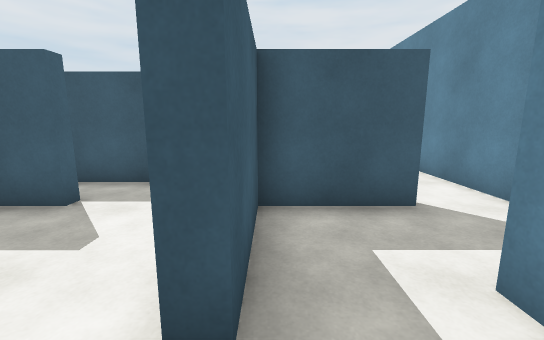
view 1 (above)

19 first-person views from a walk through a 3-D level made in the Unity game engine. The camera is 1.4 m above the floor, tilts 10° down and sees 90° across. The floor is counted in squares, 1 m on a side. Each view is taken from the middle of a square. On the plan, view 1 faces up. The plan holds only what a view shows up to about 13 squares ahead; the rest is blank. The place goes on beyond the plan. The player is left out.

view 2
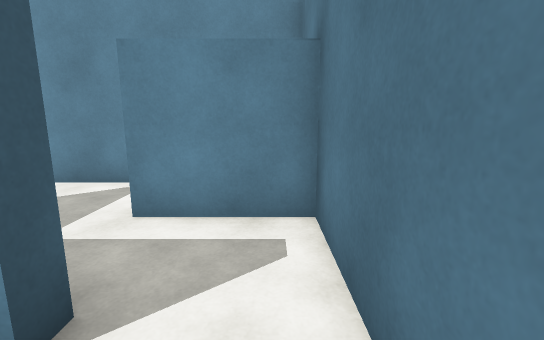

view 3
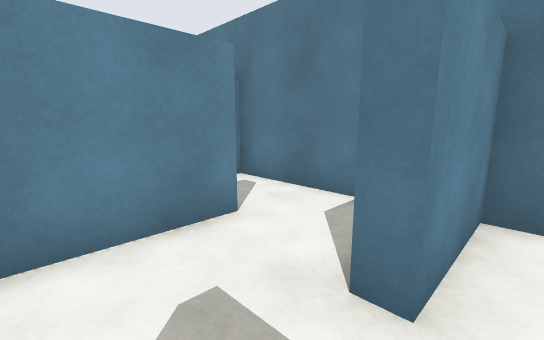

view 4
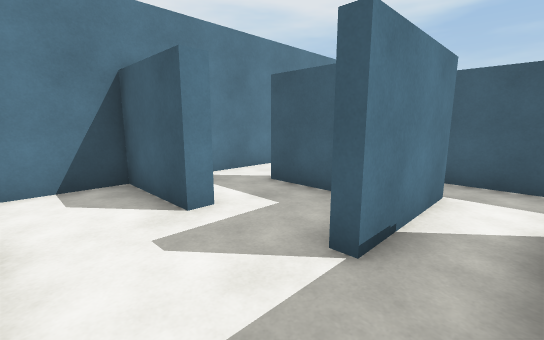

view 5
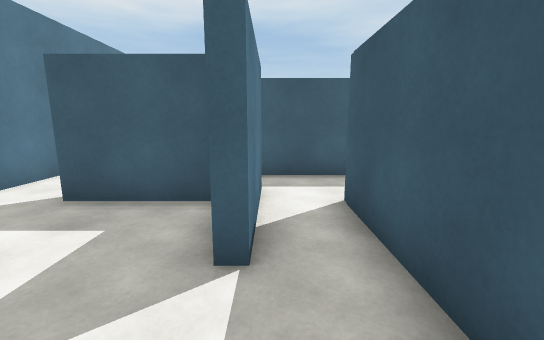

view 6
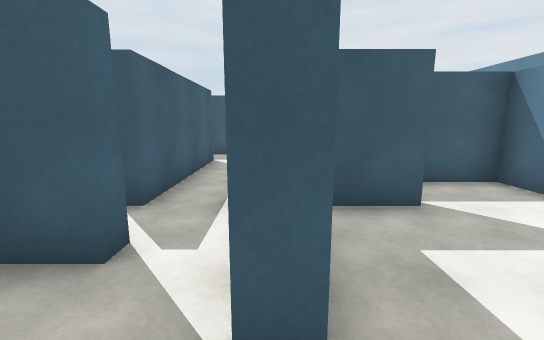

view 7
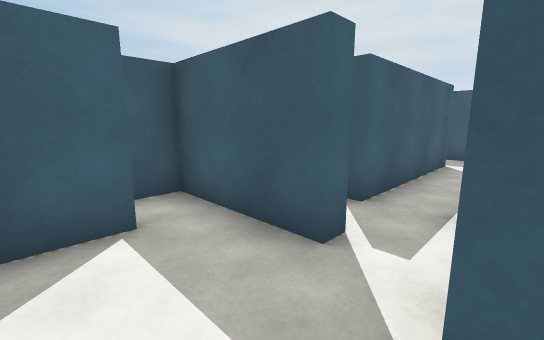

view 8
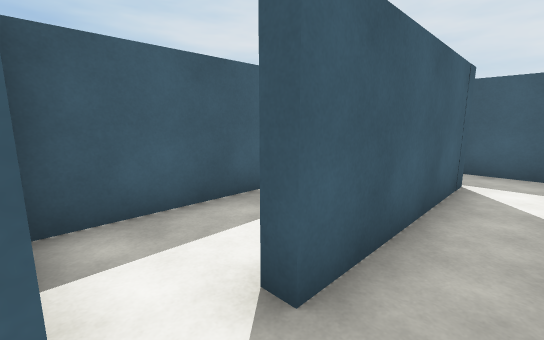

view 9
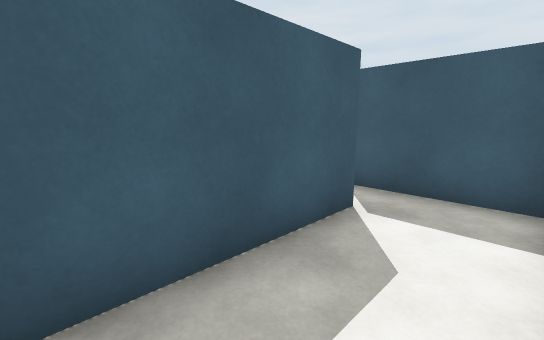

view 10
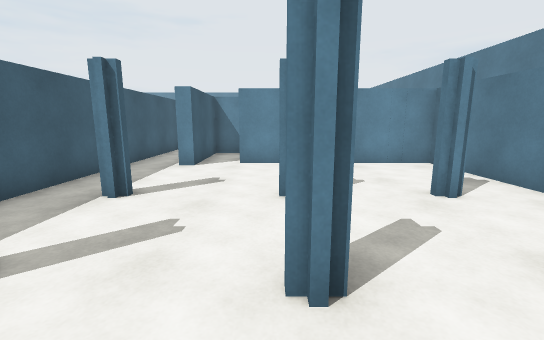

view 11
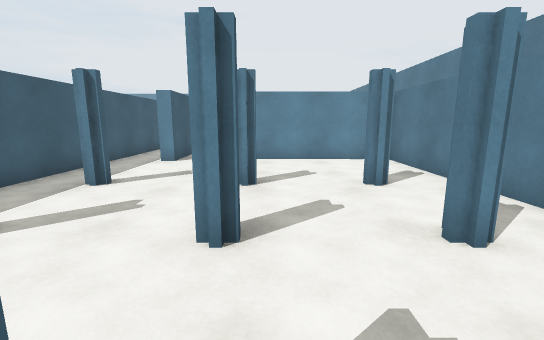

view 12
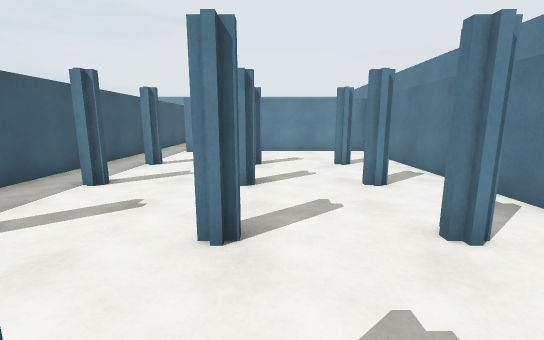

view 13
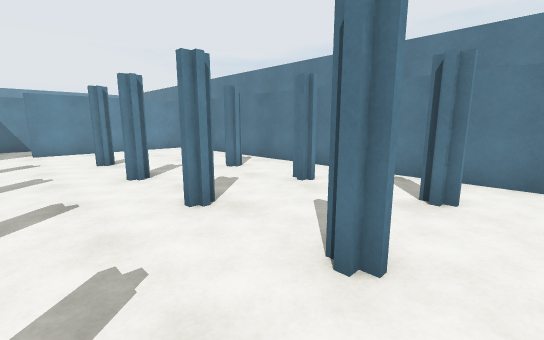

view 14
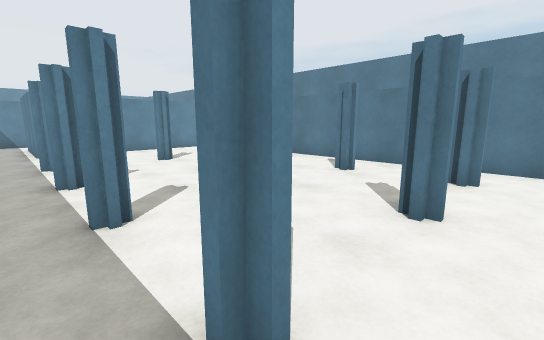

view 15
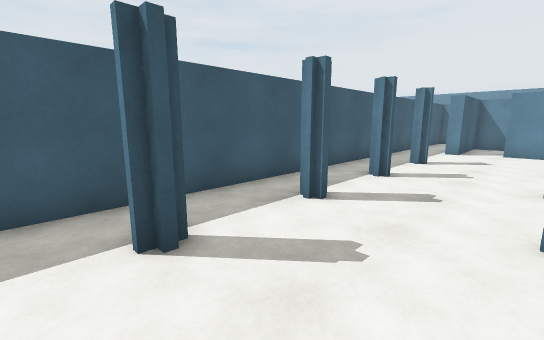

view 16
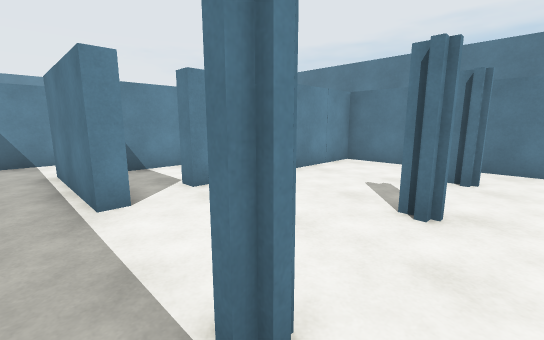

view 17
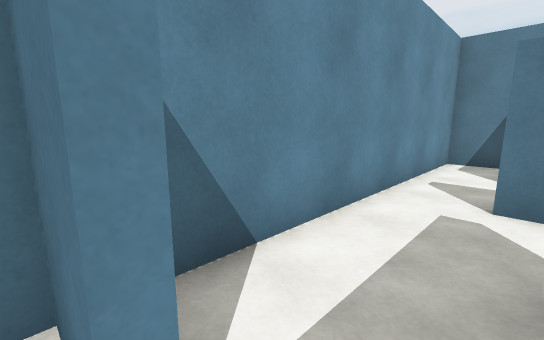

view 18
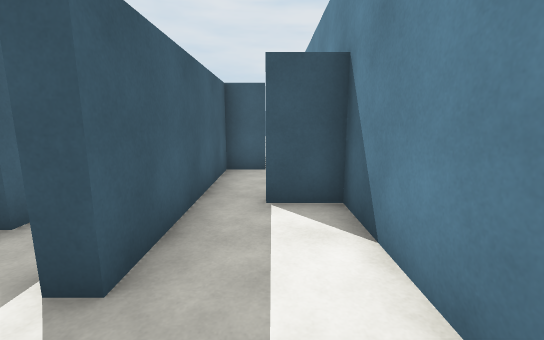

view 19
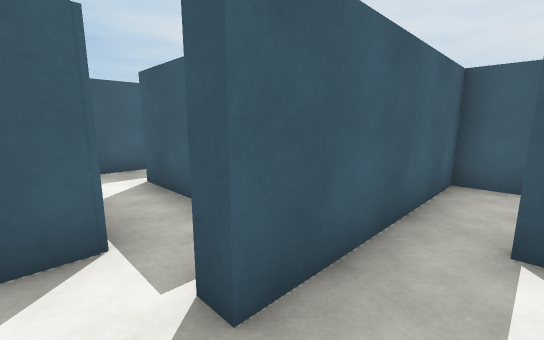

### Floor plan
Ten units are one square. View 1 is at (0, 0); x grows to the right and y downward. Boxes are objects, and circles mark ways between rooms. Rooms are numbered by the first view taken in them; rooms with no view inside come last. Other rooms are left out.
<svg viewBox="-266 -135 314 147">
<path fill="none" stroke="#000" d="M-5 7 19 7 19 -21M-30 -21 -30 7 -5 7M-2 -14 -7 -14 -7 -24M-35 -21 -30 -21M-57 -40 -57 -13M-7 -24 -7 -63 -59 -63M-68 -48 -35 -48 -35 -44 -50 -44M-82 -64 -82 -44M-57 -13 -62 -13M-64 7 -35 7 -35 -21M-77 -31 -77 -25M-82 -44 -86 -44M-86 -68 -86 -96 -122 -96M-117 -81 -112 -81 -112 -30M-190 -64 -190 -70M-190 -34 -190 -40M-219 -64 -219 -70M-160 -62 -160 -67 -155 -67M-190 -98 -190 -104M-219 -34 -219 -40M-160 -32 -160 -37 -155 -37M-160 -96 -160 -102M-219 -98 -219 -104M-249 -98 -249 -104M-122 -96 -122 -101M-261 -15 -117 -15 -117 -81M-124 -119 -261 -119M29 -99 43 -99M29 -130 16 -130 16 -95M25 -44 15 -44M28 7 43 7 43 -54M19 -48 25 -48M-2 -68 -2 -59M16 -95 16 -70 11 -70M43 -54 43 -96 29 -96M-69 -119 -124 -119M-122 -101 -82 -101 -82 -64M-58 -98 -58 -111M-77 -25 -112 -25 -112 -15M-81 7 -64 7M-97 -12 -97 1M15 -44 -2 -44 -2 -14"/>
<circle cx="0" cy="-5" r="3" fill="#2a7"/>
<circle cx="10" cy="-20" r="3" fill="#2a7"/>
<circle cx="-15" cy="-20" r="3" fill="#2a7"/>
<circle cx="-45" cy="-20" r="3" fill="#2a7"/>
<circle cx="-70" cy="-50" r="3" fill="#2a7"/>
<circle cx="-70" cy="-60" r="3" fill="#2a7"/>
<circle cx="-60" cy="-5" r="3" fill="#2a7"/>
<circle cx="-80" cy="-40" r="3" fill="#2a7"/>
<circle cx="-70" cy="-30" r="3" fill="#2a7"/>
<circle cx="-110" cy="-90" r="3" fill="#2a7"/>
<circle cx="-120" cy="-110" r="3" fill="#2a7"/>
<circle cx="20" cy="-100" r="3" fill="#2a7"/>
<circle cx="30" cy="-50" r="3" fill="#2a7"/>
<circle cx="20" cy="-35" r="3" fill="#2a7"/>
<text x="0" y="-10">1</text>
<text x="-20" y="-10">2</text>
<text x="-30" y="-40">3</text>
<text x="-50" y="-10">4</text>
<text x="-70" y="-40">5</text>
<text x="-100" y="-70">6</text>
<text x="-190" y="-60">7</text>
<text x="20" y="-110">8</text>
<text x="30" y="-30">9</text>
<text x="20" y="-70">10</text>
<text x="-90" y="-110">11</text>
<text x="-80" y="-10">12</text>
<text x="10" y="-30">13</text>
</svg>
Room 1 opens to room 2. Room 1 opens to room 13. Room 2 opens to room 3. Room 3 opens to room 4. Room 3 opens to room 5. Room 3 opens to room 11. Room 4 opens to room 12. Room 5 opens to room 6. Room 5 opens to room 12. Room 6 opens to room 7. Room 7 opens to room 11. Room 8 opens to room 10. Room 9 opens to room 10. Room 9 opens to room 13.

Where each view was taken, in squares from view 1:
view 1: 0 up, 0 right, facing up
view 2: 0 up, 2 left, facing right
view 3: 4 up, 4 left, facing down-right
view 4: 6 up, 1 left, facing down-left
view 5: 5 up, 1 left, facing left
view 6: 0 up, 6 left, facing up
view 7: 0 up, 6 left, facing up-left
view 8: 3 up, 7 left, facing up-left
view 9: 4 up, 9 left, facing up-left
view 10: 7 up, 21 left, facing right
view 11: 6 up, 22 left, facing right
view 12: 6 up, 25 left, facing right
view 13: 9 up, 26 left, facing down-right
view 14: 11 up, 26 left, facing down-right
view 15: 7 up, 26 left, facing up-right
view 16: 11 up, 17 left, facing down-right
view 17: 10 up, 2 right, facing down-right
view 18: 5 up, 3 right, facing up
view 19: 6 up, 3 right, facing up-left
